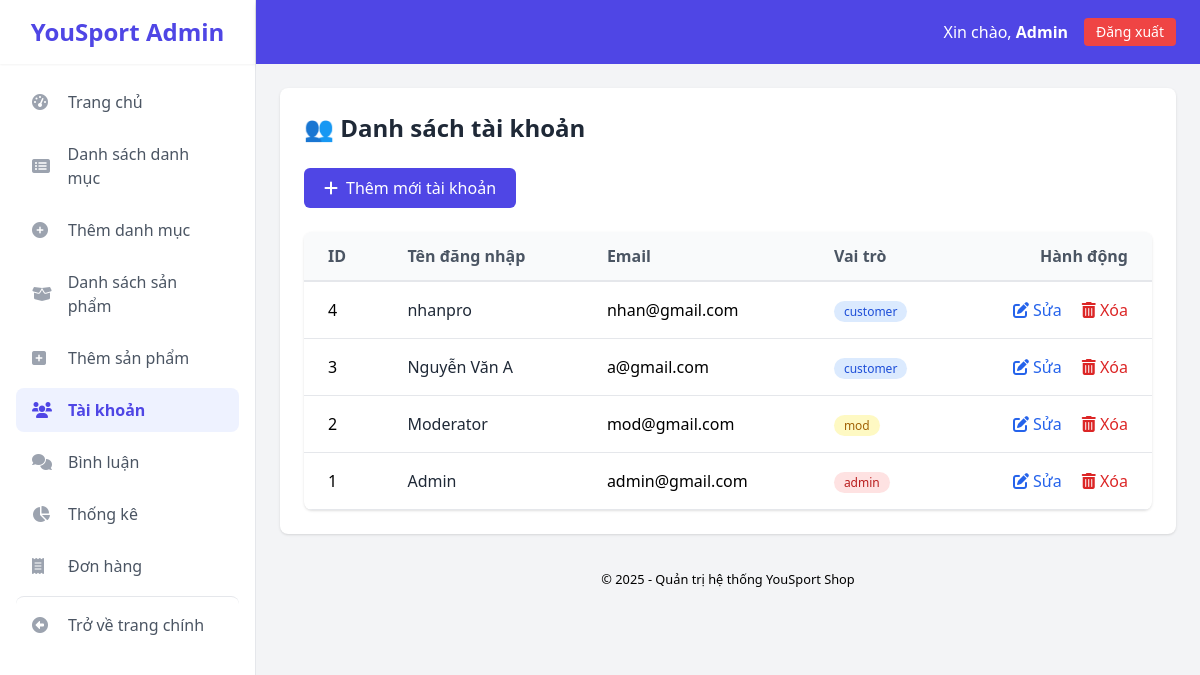
/admin/index.php?act=danhsach_taikhoan (signed in), run on the app's committed database.
### tables this page shows
CREATE TABLE `users` (
  `user_id` int(11) NOT NULL,
  `full_name` varchar(100) NOT NULL,
  `email` varchar(100) NOT NULL,
  `password` varchar(100) NOT NULL,
  `phone` varchar(20) DEFAULT NULL,
  `address` varchar(255) DEFAULT NULL,
  `role` enum('admin','mod','customer') DEFAULT 'customer',
  `created_at` datetime DEFAULT current_timestamp()
);

### admin/model/pdo.php (called while the page is built, shortened)
<?php
function pdo_get_connection() {
    $servername = "localhost";
    $dbname = "webshop";
    $username = "root";
    $password = "";
    $conn = new PDO("mysql:host=$servername;dbname=$dbname;charset=utf8", $username, $password);
    $conn->setAttribute(PDO::ATTR_ERRMODE, PDO::ERRMODE_EXCEPTION);
    return $conn;
}
function pdo_query($sql, ...$params) {
    $conn = pdo_get_connection();
    $stmt = $conn->prepare($sql);
    $stmt->execute($params);
    $rows = $stmt->fetchAll(PDO::FETCH_ASSOC);
    return $rows;
}
?>

### admin/model/taikhoan.php (called while the page is built, shortened)
<?php
function get_all_taikhoan() {
    $sql = "SELECT * FROM users ORDER BY user_id DESC";
    return pdo_query($sql);
}
?>

### admin/view/danhsach_taikhoan.php (the view, shortened to what this page needs)
<div class="bg-white shadow rounded-lg p-6">
    <h1 class="text-2xl font-bold text-gray-800 mb-6">👥 Danh sách tài khoản</h1>
    <div class="flex justify-between items-center mb-6">
        <a href="index.php?act=them_taikhoan"
           class="bg-indigo-600 text-white px-5 py-2 rounded-md hover:bg-indigo-700 transition duration-200 flex items-center">
            <i class="fas fa-plus mr-2"></i> Thêm mới tài khoản
        </a>
    </div>
    <?php if (!empty($list)) : ?>
        <div class="overflow-x-auto bg-white rounded-lg shadow overflow-y-auto relative">
            <table class="w-full whitespace-nowrap table-auto">
                <thead class="bg-gray-50">
                    <tr class="text-left font-bold">
                        <th class="px-6 py-3 border-b-2 border-gray-200 text-gray-600">ID</th>
                        <th class="px-6 py-3 border-b-2 border-gray-200 text-gray-600">Tên đăng nhập</th>
                        <th class="px-6 py-3 border-b-2 border-gray-200 text-gray-600">Email</th>
                        <th class="px-6 py-3 border-b-2 border-gray-200 text-gray-600">Vai trò</th>
                        <th class="px-6 py-3 border-b-2 border-gray-200 text-gray-600 text-right">Hành động</th>
                    </tr>
                </thead>
                <tbody>
                    <?php foreach ($list as $tk) : ?>
                        <tr class="hover:bg-gray-50">
                            <td class="px-6 py-4 border-b border-gray-200"><?= $tk['user_id'] ?></td>
                            <td class="px-6 py-4 border-b border-gray-200 font-medium text-gray-800"><?= htmlspecialchars($tk['full_name']) ?></td>
                            <td class="px-6 py-4 border-b border-gray-200"><?= htmlspecialchars($tk['email']) ?></td>
                            <td class="px-6 py-4 border-b border-gray-200">
                                <?php
                                $role = strtolower($tk['role']);
                                $role_class = 'bg-gray-100 text-gray-600';
                                if ($role == 'admin') {
                                    $role_class = 'bg-red-100 text-red-700';
                                } elseif ($role == 'mod') {
                                    $role_class = 'bg-yellow-100 text-yellow-700';
                                } elseif ($role == 'customer') {
                                    $role_class = 'bg-blue-100 text-blue-700';
                                }
                                ?>
                                <span class="text-xs font-medium px-2.5 py-0.5 rounded-full <?= $role_class ?>">
                                    <?= htmlspecialchars($tk['role']) ?>
                                </span>
                            </td>
                            <td class="px-6 py-4 border-b border-gray-200 text-right">
                                <a href="index.php?act=sua_taikhoan&id=<?= $tk['user_id'] ?>"
                                   class="text-blue-600 hover:text-blue-900 mr-4 font-medium">
                                    <i class="fas fa-edit"></i> Sửa
                                </a>
                                <a href="index.php?act=danhsach_taikhoan&action=delete&id=<?= $tk['user_id'] ?>"
                                   onclick="return confirm('Bạn có chắc chắn muốn xóa tài khoản này?');"
                                   class="text-red-600 hover:text-red-900 font-medium">
                                    <i class="fas fa-trash-alt"></i> Xóa
                                </a>
                            </td>
                        </tr>
                    <?php endforeach; ?>
                </tbody>
            </table>
        </div>
    <?php else : ?>
        <div class="bg-yellow-100 border-l-4 border-yellow-500 text-yellow-700 p-4" role="alert">
            <p>Chưa có tài khoản nào.</p>
        </div>
    <?php endif; ?>
</div>

### data on the page
users: user_id "4", full_name "nhanpro", email "nhan@gmail.com", role "customer"
users: user_id "3", full_name "Nguyễn Văn A", email "a@gmail.com", role "customer"
users: user_id "2", full_name "Moderator", email "mod@gmail.com", role "mod"
users: user_id "1", full_name "Admin", email "admin@gmail.com", role "admin"

### other printed values
$admin_name "Admin"
